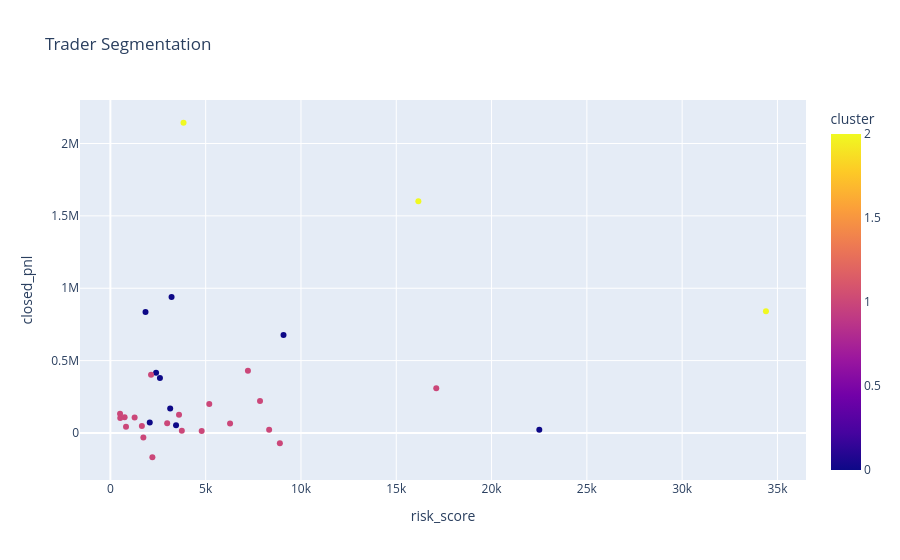

Notebook code for this chart:
### Code cell
# clusters visualization

import plotly.express as px

fig = px.scatter(
    trader_stats,
    x='risk_score',
    y='closed_pnl',
    color='cluster',
    title="Trader Segmentation"
)

fig.show()

### Figure 1 — Plotly figure (JSON) as saved in the notebook; plotly's stock layout.template omitted (floating-point values rounded to 4 significant figures)
{"data": [{"hovertemplate": "risk_score=%{x}<br>closed_pnl=%{y}<br>cluster=%{marker.color}<extra></extra>", "legendgroup": "", "marker": {"color": [2, 1, 1, 1, 0, 1, 1, 0, 1, 0, 1, 0, 1, 2, 1, 1, 1, 0, 1, 1, 1, 1, 1, 1, 0, 1, 1, 2, 0, 0, 1, 0], "coloraxis": "coloraxis", "symbol": "circle"}, "mode": "markers", "name": "", "orientation": "v", "showlegend": false, "type": "scatter", "x": [16160.0, 1653.0, 8893.0, 507.6, 3139.0, 1730.0, 4791.0, 3445.0, 5189.0, 2398.0, 517.5, 9085.0, 17100.0, 34400.0, 746.7, 7217.0, 2134.0, 2601.0, 3749.0, 2205.0, 6279.0, 820.4, 3602.0, 1273.0, 2067.0, 2979.0, 8330.0, 3838.0, 22500.0, 3210.0, 7852.0, 1844.0], "xaxis": "x", "y": [1600000.0, 47890.0, -70440.0, 132500.0, 168700.0, -31200.0, 14460.0, 53500.0, 199500.0, 416500.0, 103300.0, 677700.0, 309000.0, 840400.0, 108700.0, 429400.0, 403000.0, 379100.0, 14900.0, -167600.0, 65510.0, 43920.0, 126600.0, 106300.0, 72850.0, 67850.0, 21760.0, 2143000.0, 22490.0, 940200.0, 220500.0, 836100.0], "yaxis": "y"}], "layout": {"coloraxis": {"colorbar": {"title": {"text": "cluster"}}, "colorscale": [[0, "#0d0887"], [0.1111, "#46039f"], [0.2222, "#7201a8"], [0.3333, "#9c179e"], [0.4444, "#bd3786"], [0.5556, "#d8576b"], [0.6667, "#ed7953"], [0.7778, "#fb9f3a"], [0.8889, "#fdca26"], [1, "#f0f921"]]}, "legend": {"tracegroupgap": 0}, "title": {"text": "Trader Segmentation"}, "xaxis": {"anchor": "y", "domain": [0, 1], "title": {"text": "risk_score"}}, "yaxis": {"anchor": "x", "domain": [0, 1], "title": {"text": "closed_pnl"}}}}
